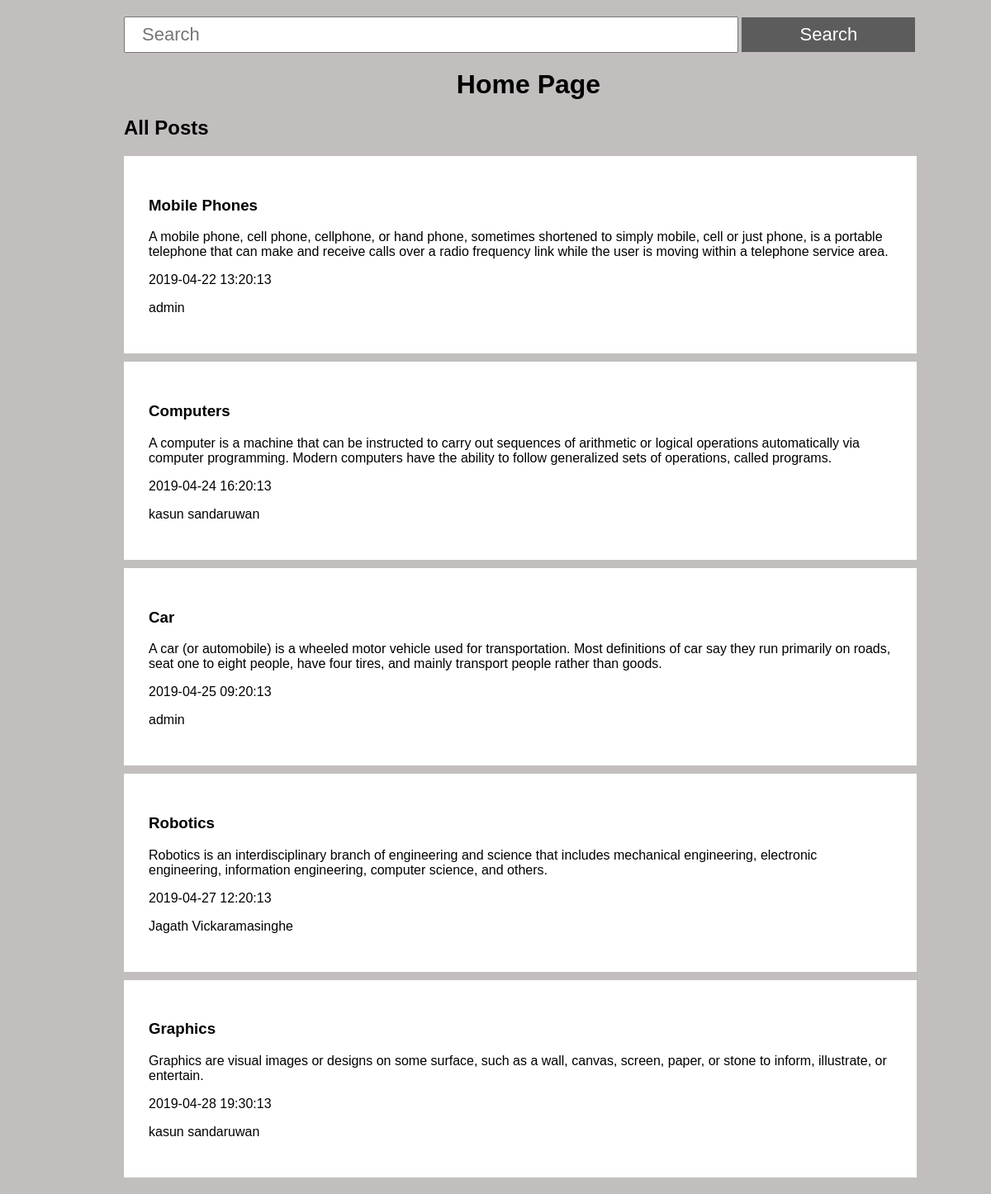
The page / on the database its author committed.
### tables this page shows
CREATE TABLE IF NOT EXISTS `posts` (
  `p_id` int(11) NOT NULL AUTO_INCREMENT,
  `p_title` varchar(255) NOT NULL,
  `p_content` varchar(255) NOT NULL,
  `p_author` varchar(255) NOT NULL,
  `p_date` datetime NOT NULL,
  PRIMARY KEY (`p_id`)
);

### index.php (the view, shortened to what this page needs)
<?php
    include_once 'includes/header.php';
?>
    <link rel="stylesheet" href="main.css">
    <form class="searchFrm" action="includes/search.php" method="POST" name="myfrom">
        <input type="text" name="search" placeholder="Search">
        <button type="submit" name="submitSearch">Search</button>
    </form>
    <h1>Home Page</h1>
    <h2>All Posts</h2>
    <div class="posts-container">
        <?php
            $sql = "SELECT * FROM posts";
            $result = mysqli_query($conn, $sql);
            if(mysqli_num_rows($result) > 0){
                while($row = mysqli_fetch_assoc($result)){
                    echo "<div class='posts-box'>
                        <h3>".$row['p_title']."</h3>
                        <p>".$row['p_content']."</p>
                        <p>".$row['p_date']."</p>
                        <p>".$row['p_author']."</p>
                    </div>";
                }
            }
        ?>
    </div>
</body>
</html>

### includes/header.php (shortened to what this page needs)
<!DOCTYPE html>
<html lang="en">
<head>
</head>
<body>

### main.css (style rules this page uses)
body { align-content: center; margin: 0 auto; width: 900px; background: #c2bebe; font-family: Arial, Helvetica, sans-serif; }
.posts-container { margin: 20px auto; width: 100%; }
.posts-box { padding: 30px; background: #fff; width: 100%; margin-bottom: 10px; }
.searchFrm { width: 1000px; margin: auto; }
input { margin-top: 20px; width: 700px; padding: 0px 20px; height: 40px; font-size: 22px; }
button { margin-top: 20px; width: 210px; height: 42px; font-size: 22px; text-decoration: none; cursor: pointer; border: none; color: #fff; background: #5d5c5c; }
h1 { margin: 20px auto; width: 980px; text-align: center; }

### rows shown on the page
posts: p_title "Mobile Phones", p_content "A mobile phone, cell phone, cellphone, or hand phone, sometimes shortened to simply mobile, cell or just phone, is a portable telephone that can make and receive calls over a radio frequency link while the user is moving within a telephone service area.", p_date "2019-04-22 13:20:13", p_author "admin"
posts: p_title "Computers", p_content "A computer is a machine that can be instructed to carry out sequences of arithmetic or logical operations automatically via computer programming. Modern computers have the ability to follow generalized sets of operations, called programs.", p_date "2019-04-24 16:20:13", p_author "kasun sandaruwan"
posts: p_title "Car", p_content "A car (or automobile) is a wheeled motor vehicle used for transportation. Most definitions of car say they run primarily on roads, seat one to eight people, have four tires, and mainly transport people rather than goods.", p_date "2019-04-25 09:20:13", p_author "admin"
posts: p_title "Robotics", p_content "Robotics is an interdisciplinary branch of engineering and science that includes mechanical engineering, electronic engineering, information engineering, computer science, and others.", p_date "2019-04-27 12:20:13", p_author "Jagath Vickaramasinghe"
posts: p_title "Graphics", p_content "Graphics are visual images or designs on some surface, such as a wall, canvas, screen, paper, or stone to inform, illustrate, or entertain.", p_date "2019-04-28 19:30:13", p_author "kasun sandaruwan"
